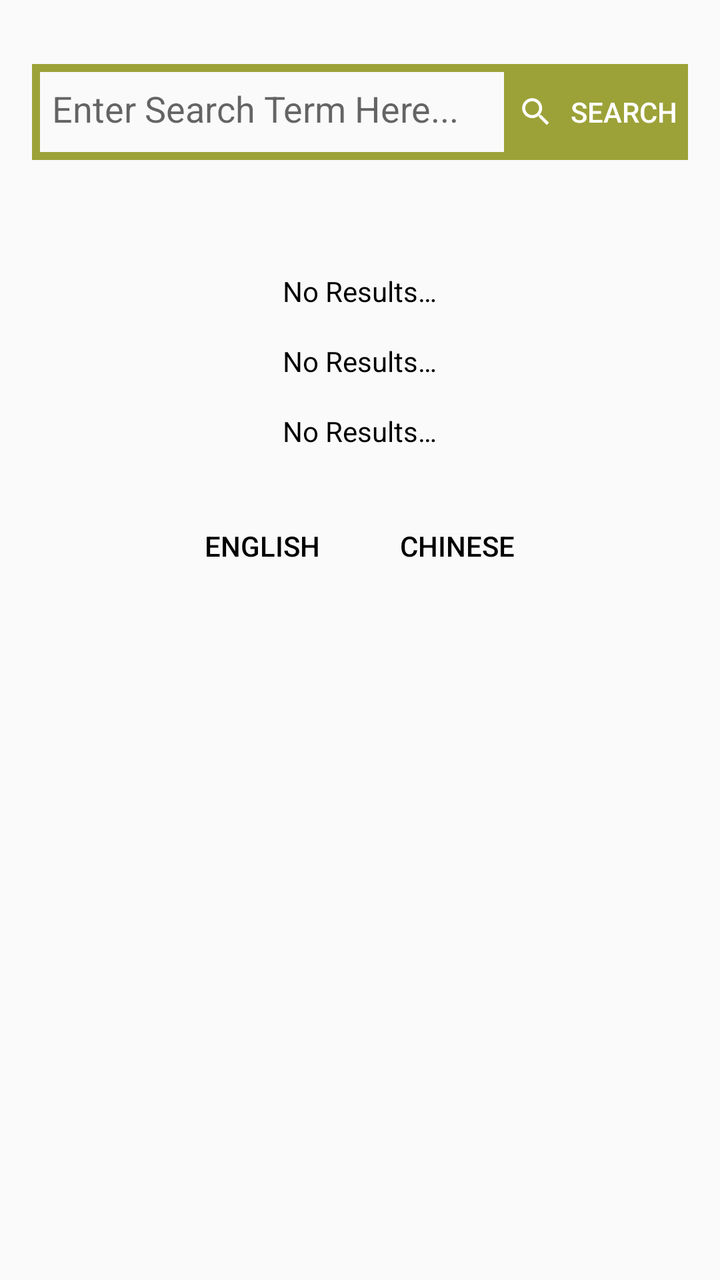
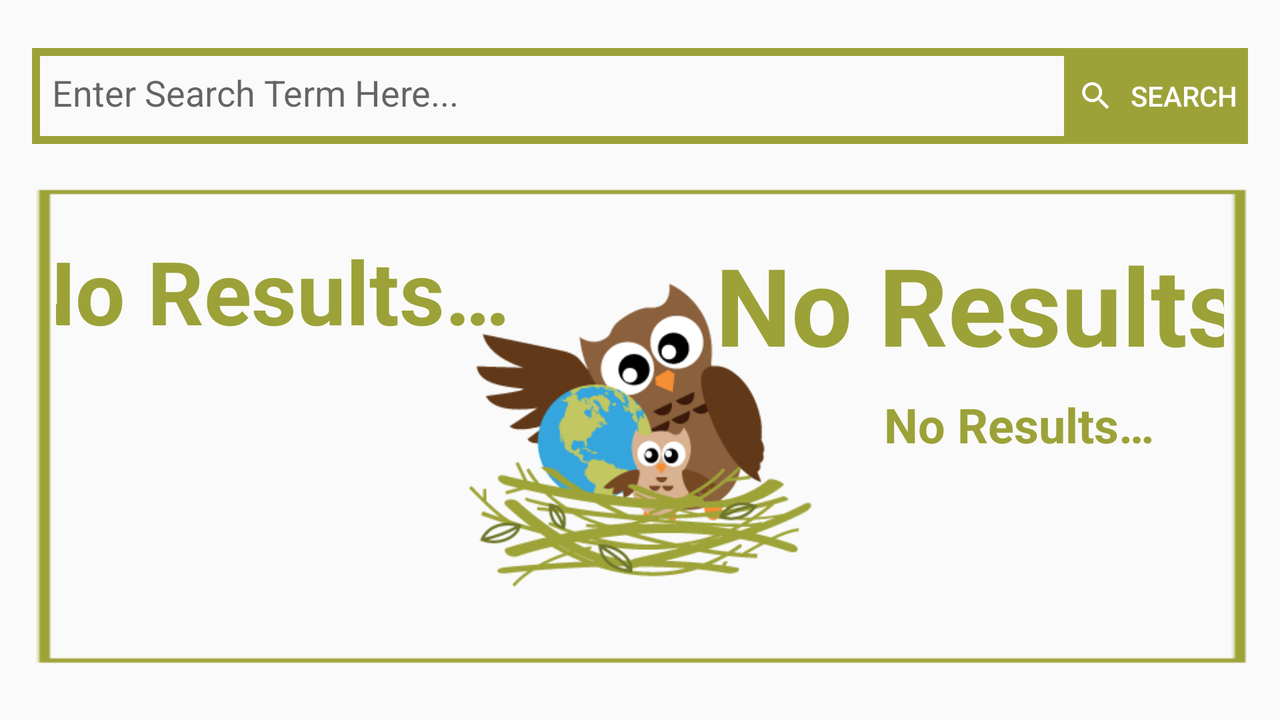

Compare how this app lays out the same screen by default and in its alternative resource folder. The renders come first, then the two layout files and the values they reference.
<!-- AndroidManifest.xml: application theme AppTheme.BlackText -->
<!-- res/layout/activity_search.xml -->
<?xml version="1.0" encoding="utf-8"?>
<LinearLayout xmlns:android="http://schemas.android.com/apk/res/android"
    xmlns:tools="http://schemas.android.com/tools"
    android:layout_width="match_parent"
    android:layout_height="match_parent"
    android:gravity="end"
    android:orientation="vertical"
    tools:context=".SearchActivity">

    <LinearLayout
        android:layout_width="match_parent"
        android:layout_height="wrap_content"
        android:layout_marginTop="32dp"
        android:layout_marginStart="16dp"
        android:layout_marginEnd="16dp"
        android:orientation="horizontal">

        <EditText
            android:id="@+id/searchEditTextView"
            android:layout_width="wrap_content"
            android:layout_height="wrap_content"
            android:layout_weight="2"
            android:autofillHints="@string/search_hint_text"
            android:hint="@string/search_hint_text"
            android:inputType="textShortMessage"
            android:background="@drawable/edit_text_border"
            android:text="" />

        <Button
            android:id="@+id/commit_search_button"
            style="@style/Widget.AppCompat.Button.Borderless"
            android:layout_width="wrap_content"
            android:layout_height="wrap_content"
            android:layout_weight="0"
            android:background="@color/colorAccent"
            android:drawableStart="@drawable/ic_search_bar_button"
            android:onClick="commitSearch"
            android:text="@string/search_button_description"
            android:textColor="@color/cardview_light_background"
            android:textSize="14sp" />
    </LinearLayout>


    <ScrollView
        android:id="@+id/scrollView2"
        android:layout_width="match_parent"
        android:layout_height="wrap_content"
        android:layout_marginTop="32dp">

        <LinearLayout
            android:id="@+id/searchLinearLayout"
            android:layout_width="match_parent"
            android:layout_height="wrap_content"
            android:layout_marginTop="16dp"
            android:gravity="center_horizontal"
            android:orientation="vertical">

            <TextView
                android:id="@+id/searchEnglishTextView"
                android:layout_width="wrap_content"
                android:layout_height="wrap_content"
                android:layout_margin="8dp"
                android:contentDescription="@string/search_text_view_results_description"
                android:text="@string/search_no_results_default_text"
                android:textIsSelectable="true" />

            <TextView
                android:id="@+id/searchChineseTextView"
                android:layout_width="wrap_content"
                android:layout_height="wrap_content"
                android:layout_margin="8dp"
                android:contentDescription="@string/search_text_view_results_description"
                android:text="@string/search_no_results_default_text"
                android:textIsSelectable="true" />

            <TextView
                android:id="@+id/searchChineseEnglishTextView"
                android:layout_width="wrap_content"
                android:layout_height="wrap_content"
                android:layout_margin="8dp"
                android:contentDescription="@string/search_text_view_results_description"
                android:text="@string/search_no_results_default_text"
                android:textIsSelectable="true" />


            <LinearLayout
                style="?android:attr/buttonBarStyle"
                android:layout_width="match_parent"
                android:layout_height="wrap_content"
                android:layout_margin="8dp"
                android:gravity="center">

                <Button
                    android:id="@+id/search_sound_english_button"
                    style="?android:attr/buttonBarButtonStyle"
                    android:layout_width="wrap_content"
                    android:layout_height="wrap_content"
                    android:layout_margin="8dp"
                    android:contentDescription="@string/search_screen_play_sound_description"
                    android:drawableStart="@drawable/ic_play_circle_outline_black_24dp"
                    android:onClick="playEnglishSound"
                    android:text="@string/search_term_english" />

                <Button
                    android:id="@+id/search_sound_chinese_button"
                    style="?android:attr/buttonBarButtonStyle"
                    android:layout_width="wrap_content"
                    android:layout_height="wrap_content"
                    android:layout_margin="8dp"
                    android:contentDescription="@string/search_screen_play_sound_description"
                    android:drawableStart="@drawable/ic_play_circle_outline_black_24dp"
                    android:onClick="playChineseSound"
                    android:text="@string/search_term_chinese" />

            </LinearLayout>

        </LinearLayout>

    </ScrollView>


</LinearLayout>
<!-- resources referenced by this layout -->
<resources>
  <color name="colorAccent">#9CA238</color>
  <!-- drawable edit_text_border (drawable) -->
  <?xml version="1.0" encoding="utf-8"?>
  <shape xmlns:android="http://schemas.android.com/apk/res/android">
      <stroke
          android:width="4dp"
          android:color="@color/earthGreen" />
      <solid
          android:color="#00FFFFFF"
          android:paddingLeft="20dp"
          android:paddingTop="20dp"/>
  
      <padding
          android:left="10dp"
          android:top="10dp"
          android:right="10dp"
          android:bottom="13.75dp" />
  
  </shape>
  <!-- drawable ic_search_bar_button (drawable-anydpi) -->
  <vector xmlns:android="http://schemas.android.com/apk/res/android"
      android:width="24dp"
      android:height="24dp"
      android:viewportWidth="31.2"
      android:viewportHeight="31.2"
      android:tint="@android:color/white">
    <group android:translateX="3.6"
        android:translateY="3.6">
        <path
            android:fillColor="@android:color/white"
            android:pathData="M15.5,14h-0.79l-0.28,-0.27C15.41,12.59 16,11.11 16,9.5 16,5.91 13.09,3 9.5,3S3,5.91 3,9.5 5.91,16 9.5,16c1.61,0 3.09,-0.59 4.23,-1.57l0.27,0.28v0.79l5,4.99L20.49,19l-4.99,-5zM9.5,14C7.01,14 5,11.99 5,9.5S7.01,5 9.5,5 14,7.01 14,9.5 11.99,14 9.5,14z"/>
    </group>
  </vector>
  <string name="search_button_description">Search</string>
  <string name="search_hint_text">Enter Search Term Here...</string>
  <string name="search_no_results_default_text">No Results…</string>
  <string name="search_screen_play_sound_description">search screen play sound</string>
  <string name="search_term_chinese">Chinese</string>
  <string name="search_term_english">English</string>
  <string name="search_text_view_results_description">Search Text View Results</string>
  <style name="AppTheme.BlackText">
          <item name="android:textColor">@android:color/black</item>
      </style>
  <color name="earthGreen">#9CA238</color>
</resources>
<!-- res/layout-land/activity_search.xml (the repository's variant of the layout above) -->
<!-- drawn on the phone turned sideways -->
<?xml version="1.0" encoding="utf-8"?>
<LinearLayout xmlns:android="http://schemas.android.com/apk/res/android"
    xmlns:app="http://schemas.android.com/apk/res-auto"
    xmlns:tools="http://schemas.android.com/tools"
    android:layout_width="match_parent"
    android:layout_height="match_parent"
    android:gravity="end"
    android:orientation="vertical"
    tools:context=".SearchActivity">

    <LinearLayout
        android:layout_width="match_parent"
        android:layout_height="wrap_content"
        android:layout_marginStart="16dp"
        android:layout_marginTop="24dp"
        android:layout_marginEnd="16dp"
        android:orientation="horizontal">

        <EditText
            android:id="@+id/searchEditTextView"
            android:layout_width="wrap_content"
            android:layout_height="wrap_content"
            android:layout_weight="2"
            android:autofillHints="@string/search_hint_text"
            android:background="@drawable/edit_text_border"
            android:hint="@string/search_hint_text"
            android:inputType="textShortMessage"
            android:text="" />

        <Button
            android:id="@+id/commit_search_button"
            style="@style/Widget.AppCompat.Button.Borderless"
            android:layout_width="wrap_content"
            android:layout_height="wrap_content"
            android:layout_weight="0"
            android:background="@color/colorAccent"
            android:drawableStart="@drawable/ic_search_bar_button"
            android:onClick="commitSearch"
            android:text="@string/search_button_description"
            android:textColor="@color/cardview_light_background"
            android:textSize="14sp" />
    </LinearLayout>


    <ScrollView
        android:id="@+id/scrollView2"
        android:layout_width="match_parent"
        android:layout_height="wrap_content"
        android:layout_marginTop="20dp">

        <android.support.constraint.ConstraintLayout
            android:id="@+id/searchConstraintInnerLayout"
            android:layout_width="match_parent"
            android:layout_height="wrap_content"
            android:layout_marginStart="12dp"
            android:layout_marginEnd="12dp"
            android:layout_marginBottom="12dp"
            android:background="@drawable/square"
            android:gravity="center_horizontal"
            android:orientation="vertical"
            android:padding="16dp">

            <ImageView
                android:id="@+id/imageView2"
                android:layout_width="174dp"
                android:layout_height="170dp"
                android:layout_marginStart="8dp"
                android:layout_marginTop="24dp"
                android:layout_marginEnd="8dp"
                android:layout_marginBottom="16dp"
                app:layout_constraintBottom_toBottomOf="parent"
                app:layout_constraintEnd_toEndOf="parent"
                app:layout_constraintStart_toStartOf="parent"
                app:layout_constraintTop_toTopOf="parent"
                android:contentDescription="@string/mainscreen_logo_image_description"
                app:srcCompat="@drawable/owl_background_image_icon" />

            <TextView
                android:id="@+id/searchEnglishTextView"
                android:layout_width="wrap_content"
                android:layout_height="wrap_content"
                android:layout_margin="8dp"
                android:layout_marginStart="32dp"
                android:layout_marginTop="64dp"
                android:layout_marginEnd="8dp"
                android:contentDescription="@string/search_text_view_results_description"
                android:text="@string/search_no_results_default_text"
                android:textAlignment="center"
                android:textColor="@color/earthGreen"
                android:textIsSelectable="true"
                android:textSize="44sp"
                android:textStyle="bold"
                app:layout_constraintEnd_toStartOf="@+id/imageView2"
                app:layout_constraintStart_toStartOf="parent"
                app:layout_constraintTop_toTopOf="parent" />

            <TextView
                android:id="@+id/searchChineseTextView"
                android:layout_width="305dp"
                android:layout_height="wrap_content"
                android:layout_margin="8dp"
                android:layout_marginStart="8dp"
                android:layout_marginTop="8dp"
                android:layout_marginEnd="16dp"
                android:contentDescription="@string/search_text_view_results_description"
                android:text="@string/search_no_results_default_text"
                android:textAlignment="center"
                android:textColor="@color/earthGreen"
                android:textIsSelectable="true"
                android:textSize="54sp"
                android:textStyle="bold"
                app:layout_constraintEnd_toEndOf="parent"
                app:layout_constraintStart_toEndOf="@+id/imageView2"
                app:layout_constraintTop_toTopOf="parent" />

            <TextView
                android:id="@+id/searchChineseEnglishTextView"
                android:layout_width="wrap_content"
                android:layout_height="wrap_content"
                android:layout_margin="8dp"
                android:contentDescription="@string/search_text_view_results_description"
                android:text="@string/search_no_results_default_text"
                android:textAlignment="center"
                android:textColor="@color/earthGreen"
                android:textIsSelectable="true"
                android:textSize="24sp"
                android:textStyle="bold"
                app:layout_constraintEnd_toEndOf="parent"
                app:layout_constraintStart_toEndOf="@+id/imageView2"
                app:layout_constraintTop_toBottomOf="@+id/searchChineseTextView" />

            <ImageButton
                android:id="@+id/search_sound_english_button"
                style="?android:attr/buttonBarButtonStyle"
                android:layout_width="96dp"
                android:layout_height="88dp"
                android:layout_margin="8dp"
                android:layout_marginTop="20dp"
                android:contentDescription="@string/search_screen_play_sound_description"
                android:onClick="playEnglishSound"
                android:scaleType="fitXY"
                android:tint="@color/earthGreen"
                app:layout_constraintEnd_toStartOf="@+id/imageView2"
                app:layout_constraintStart_toStartOf="parent"
                app:layout_constraintTop_toBottomOf="@+id/searchEnglishTextView"
                app:srcCompat="@drawable/ic_play_circle_outline_black_24dp" />

            <ImageButton
                android:id="@+id/search_sound_chinese_button"
                style="?android:attr/buttonBarButtonStyle"
                android:layout_width="79dp"
                android:layout_height="73dp"
                android:layout_margin="8dp"
                android:contentDescription="@string/search_screen_play_sound_description"
                android:onClick="playChineseSound"
                android:scaleType="fitXY"
                android:tint="@color/earthGreen"
                app:layout_constraintEnd_toEndOf="parent"
                app:layout_constraintHorizontal_bias="0.491"
                app:layout_constraintStart_toEndOf="@+id/imageView2"
                app:layout_constraintTop_toBottomOf="@+id/searchChineseEnglishTextView"
                app:srcCompat="@drawable/ic_play_circle_outline_black_24dp" />


        </android.support.constraint.ConstraintLayout>

    </ScrollView>


</LinearLayout>
<!-- resources referenced by the variant -->
<!-- as the phone turned sideways resolves them -->
<resources>
  <color name="colorAccent">#9CA238</color>
  <color name="earthGreen">#9CA238</color>
  <!-- drawable edit_text_border (drawable) -->
  <?xml version="1.0" encoding="utf-8"?>
  <shape xmlns:android="http://schemas.android.com/apk/res/android">
      <stroke
          android:width="4dp"
          android:color="@color/earthGreen" />
      <solid
          android:color="#00FFFFFF"
          android:paddingLeft="20dp"
          android:paddingTop="20dp"/>
  
      <padding
          android:left="10dp"
          android:top="10dp"
          android:right="10dp"
          android:bottom="13.75dp" />
  
  </shape>
  <!-- drawable ic_search_bar_button (drawable-anydpi) -->
  <vector xmlns:android="http://schemas.android.com/apk/res/android"
      android:width="24dp"
      android:height="24dp"
      android:viewportWidth="31.2"
      android:viewportHeight="31.2"
      android:tint="@android:color/white">
    <group android:translateX="3.6"
        android:translateY="3.6">
        <path
            android:fillColor="@android:color/white"
            android:pathData="M15.5,14h-0.79l-0.28,-0.27C15.41,12.59 16,11.11 16,9.5 16,5.91 13.09,3 9.5,3S3,5.91 3,9.5 5.91,16 9.5,16c1.61,0 3.09,-0.59 4.23,-1.57l0.27,0.28v0.79l5,4.99L20.49,19l-4.99,-5zM9.5,14C7.01,14 5,11.99 5,9.5S7.01,5 9.5,5 14,7.01 14,9.5 11.99,14 9.5,14z"/>
    </group>
  </vector>
  <!-- drawable owl_background_image_icon: png bitmap (drawable, 14694 bytes) -->
  <!-- drawable square: png bitmap (drawable, 1763 bytes) -->
  <string name="mainscreen_logo_image_description">MainScreen Logo Image</string>
  <string name="search_button_description">Search</string>
  <string name="search_hint_text">Enter Search Term Here...</string>
  <string name="search_no_results_default_text">No Results…</string>
  <string name="search_screen_play_sound_description">search screen play sound</string>
  <string name="search_text_view_results_description">Search Text View Results</string>
  <style name="AppTheme.BlackText">
          <item name="android:textColor">@android:color/black</item>
      </style>
</resources>
